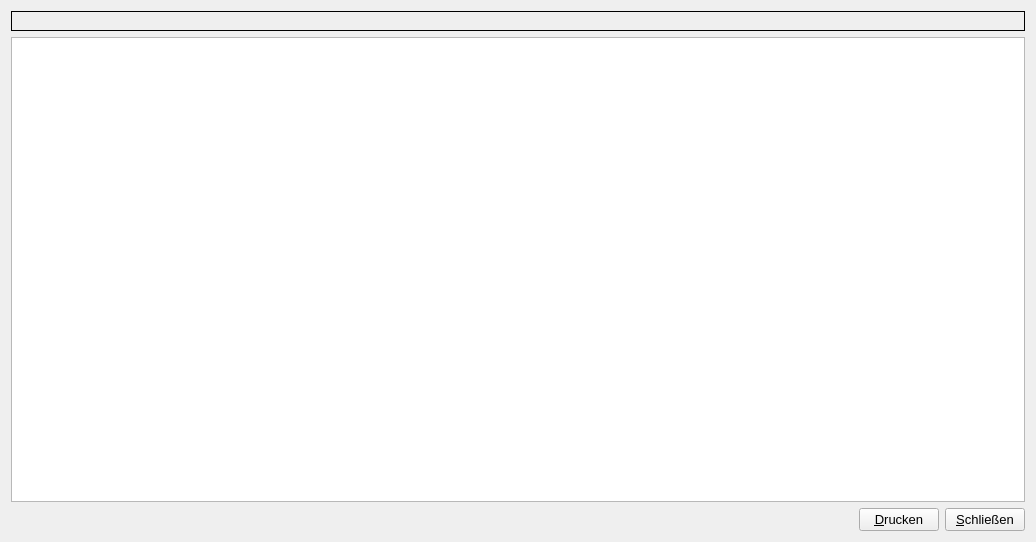
<?xml version="1.0" encoding="UTF-8"?>
<ui version="4.0">
 <class>FormApprenticeResultList</class>
 <widget class="QWidget" name="FormApprenticeResultList">
  <property name="geometry">
   <rect>
    <x>0</x>
    <y>0</y>
    <width>1036</width>
    <height>542</height>
   </rect>
  </property>
  <property name="font">
   <font>
    <pointsize>10</pointsize>
   </font>
  </property>
  <property name="windowTitle">
   <string>Form</string>
  </property>
  <layout class="QGridLayout" name="gridLayout">
   <item row="0" column="0" colspan="3">
    <widget class="QLabel" name="captionLabel">
     <property name="font">
      <font>
       <pointsize>12</pointsize>
      </font>
     </property>
     <property name="frameShape">
      <enum>QFrame::Box</enum>
     </property>
     <property name="text">
      <string/>
     </property>
     <property name="alignment">
      <set>Qt::AlignCenter</set>
     </property>
    </widget>
   </item>
   <item row="2" column="2">
    <widget class="QPushButton" name="closeButton">
     <property name="text">
      <string>&amp;Schließen</string>
     </property>
    </widget>
   </item>
   <item row="2" column="0">
    <spacer name="horizontalSpacer">
     <property name="orientation">
      <enum>Qt::Horizontal</enum>
     </property>
     <property name="sizeHint" stdset="0">
      <size>
       <width>911</width>
       <height>20</height>
      </size>
     </property>
    </spacer>
   </item>
   <item row="1" column="0" colspan="3">
    <widget class="QTableWidget" name="tableWidget"/>
   </item>
   <item row="2" column="1">
    <widget class="QPushButton" name="printButton">
     <property name="text">
      <string>&amp;Drucken</string>
     </property>
    </widget>
   </item>
  </layout>
 </widget>
 <resources/>
 <connections/>
</ui>
